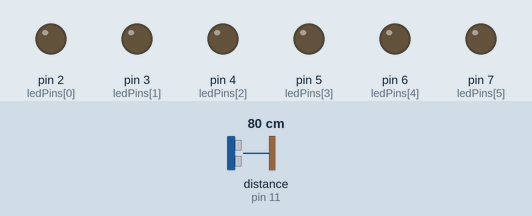
This sketch was run on a simulated Arduino Uno, built with avr-gcc and run on an emulated ATmega328P. Parts: output pins drawn as LEDs (lit = HIGH). Wiring (inferred from the names in the program): ultrasonic range finder: trigger pin 10; echo pin 11. Inputs (shaded band) come from the test bench; at power-on: distance to the obstacle (sensor on pin 11) 80 cm. The echo pulse lasts 58.3 µs per cm; pins used as bus, display or sensor lines are not drawn.

Above: at 1.3 s.
1.4 s: distance to the obstacle (sensor on pin 11) set to 22 cm
2.9 s: distance to the obstacle (sensor on pin 11) set to 18 cm
At 4.2 s:
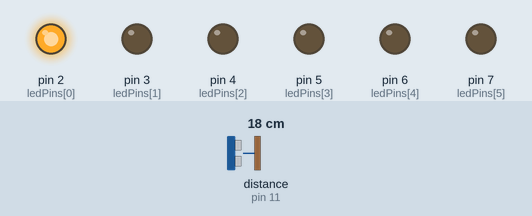
4.5 s: distance to the obstacle (sensor on pin 11) set to 15 cm
At 5.7 s:
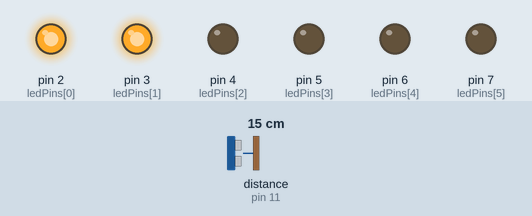
6.0 s: distance to the obstacle (sensor on pin 11) set to 13 cm
At 7.0 s:
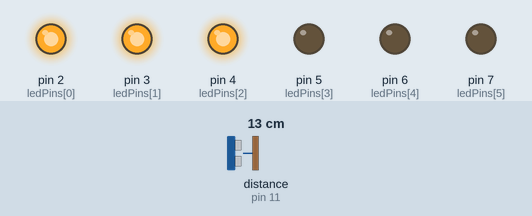
7.5 s: distance to the obstacle (sensor on pin 11) set to 2 cm
At 8.3 s:
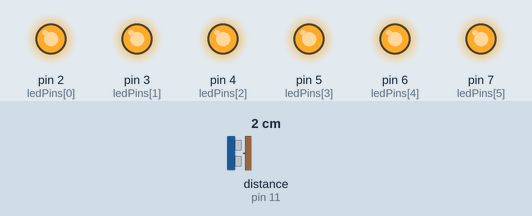
9.0 s: distance to the obstacle (sensor on pin 11) set to 35 cm
At 9.6 s:
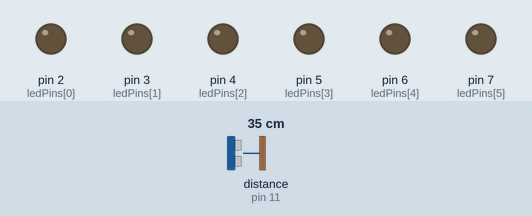
Timing chart, 0 to 11.5 s (numbered marks = the images above; inputs shaded):
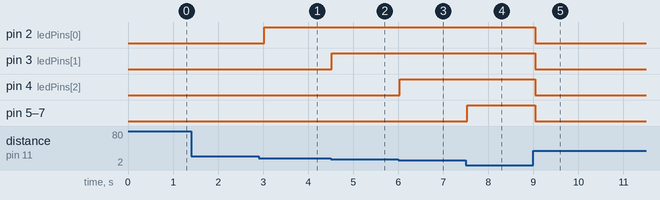

The sketch:

Arduino-Parking-Sensor.ino
```cpp
int ledPins[6] = {2, 3, 4, 5, 6, 7};
int numberOfLeds = 6;

int trigPin = 10;
int echoPin = 11;
int travelTime;
int distance;

void setup() {
  for (int i = 0; i < numberOfLeds; i++) {
    pinMode(ledPins[i], OUTPUT);
  }

  pinMode(trigPin, OUTPUT);
  pinMode(echoPin, INPUT);
}

void loop() {

  sendSoundWave();                       // Send sound wave
  travelTime = pulseIn(echoPin, HIGH);   // Get travel time
  distance = travelTime * 0.034 / 2;     // Distance in cm

  if (distance <= 20) {
    // عدد الليدات اللي هتنور حسب المسافة
    int n = map(distance, 0, 20, numberOfLeds, 0);

    for (int i = 0; i < numberOfLeds; i++) {
      if (i < n) {
        digitalWrite(ledPins[i], HIGH);
      } else {
        digitalWrite(ledPins[i], LOW);
      }
    }

  } else {
    // إطفاء كل الليدات
    for (int i = 0; i < numberOfLeds; i++) {
      digitalWrite(ledPins[i], LOW);
    }
  }

  delay(500);
}

void sendSoundWave() {
  digitalWrite(trigPin, LOW);
  delayMicroseconds(2);
  digitalWrite(trigPin, HIGH);
  delayMicroseconds(10);
  digitalWrite(trigPin, LOW);
}
```

Measured:
- the behaviour switches between 21 and 20 cm on distance to the obstacle (sensor on pin 11) (found by bisection; images 0 and 1)
- the behaviour switches between 18 and 17 cm on distance to the obstacle (sensor on pin 11) (found by bisection; images 1 and 2)
- the behaviour switches between 15 and 14 cm on distance to the obstacle (sensor on pin 11) (found by bisection; images 2 and 3)
- after the input at 1.4 s, every drawn part: stays the same
- after the input at 2.9 s, pin 2 (ledPins[0]): LOW → HIGH after 0.12 s
- after the input at 4.5 s, pin 3 (ledPins[1]): LOW → HIGH at once
- after the input at 6.0 s, pin 4 (ledPins[2]): LOW → HIGH at once
- after the input at 7.5 s, pin 5 (ledPins[3]), pin 6 (ledPins[4]), pin 7 (ledPins[5]): LOW → HIGH at once
- after the input at 9.0 s, pin 2 (ledPins[0]), pin 3 (ledPins[1]), pin 4 (ledPins[2]), pin 5 (ledPins[3]), pin 6 (ledPins[4]), pin 7 (ledPins[5]): HIGH → LOW at once
